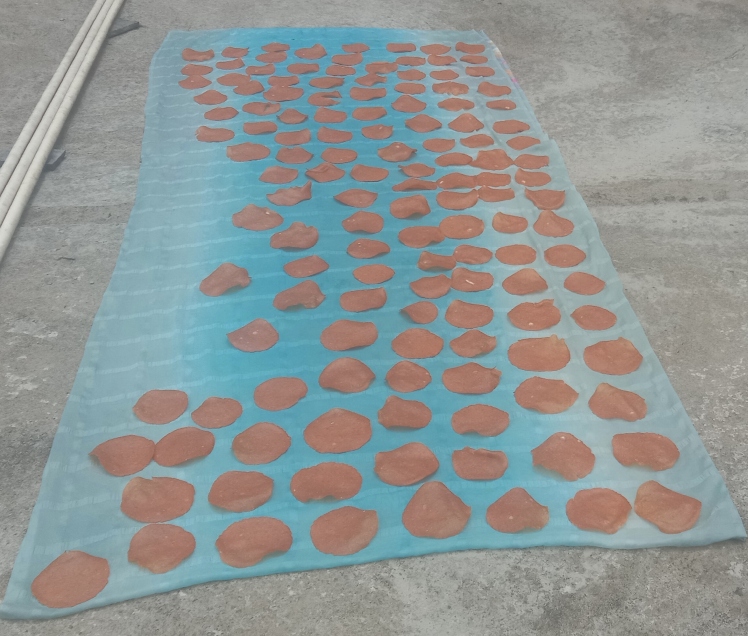
#> input picture pappad.jpg, 2244 x 1908 px (shown at 1/3 size)
$ jupyter execute --allow-errors 'count pappad.ipynb'
#> lines starting #> are read from the running program, lines starting #| are printed output that depends on the picture; after the words box and inside, x2 and y2 are one past the last pixel; in counts of white or black regions, pixels touching at a corner belong together
[cell 1]
#thresholding the images to separate backgroung and foreground
import cv2
import numpy as np
img=cv2.imread('pappad.jpg')
#> img is the input picture: shape (1908, 2244, 3); mean B, G, R 148.6, 150.2, 144.3
img=cv2.resize(img,(500,500))
#> img: shape (500, 500, 3)
gray=cv2.cvtColor(img,cv2.COLOR_BGR2GRAY)
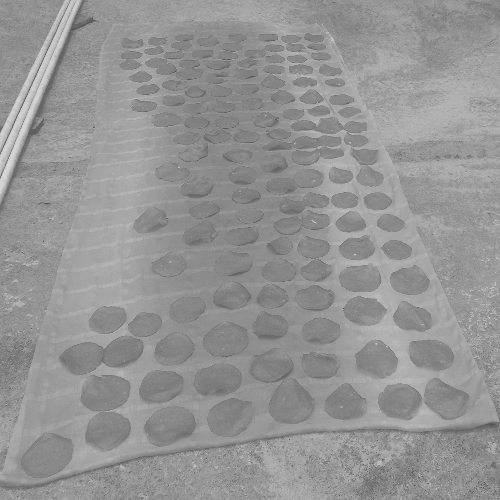
#> gray: shape (500, 500); min 77, max 218, mean 148.1
ret,thresh=cv2.threshold(gray,70,255,cv2.THRESH_BINARY)
#> thresh: shape (500, 500); every value is 255
equ=cv2.equalizeHist(gray)
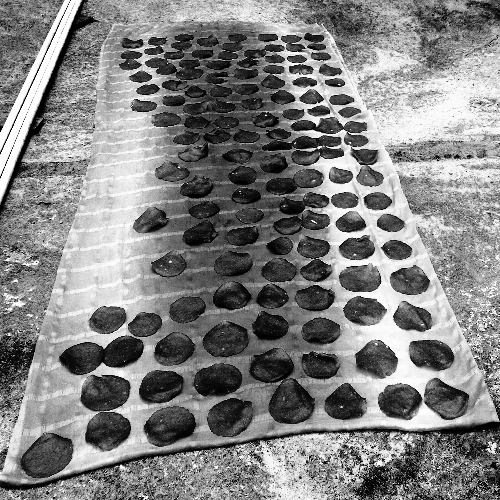
#> equ: shape (500, 500); min 0, max 255, mean 129.9

cv2.imshow('img',img)
cv2.imshow('wb',equ)
cv2.waitKey(0)
cv2.destroyAllWindows()

[cell 2]
import cv2
import numpy as np
kernel=np.ones((2,2),np.uint8)
img=cv2.imread('pappad.jpg')
img=cv2.resize(img,(500,500))
gray=cv2.cvtColor(img,cv2.COLOR_BGR2GRAY)
equ=cv2.equalizeHist(gray)
ret,thresh=cv2.threshold(equ,75,255,cv2.THRESH_BINARY)
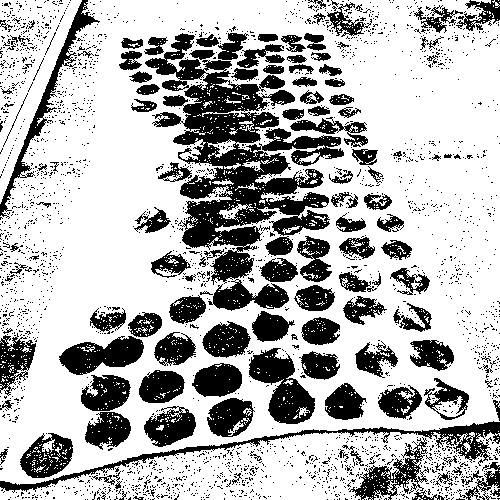
#> thresh: shape (500, 500); 70.5% white; 2651 black regions (2511 under 20 px), largest, box (x1, y1, x2, y2) and area: (145, 33, 344, 285) 17467, (0, 421, 500, 493) 3157, (249, 348, 315, 424) 2537
erosion=cv2.erode(thresh,kernel,iterations=1)
#> erosion: shape (500, 500); 58.5% white; 898 black regions (725 under 20 px), largest, box (x1, y1, x2, y2) and area: (144, 26, 345, 328) 30006, (0, 393, 500, 500) 11330, (0, 0, 102, 226) 3592

cv2.imshow('img',img)
cv2.imshow('wb',thresh)
cv2.waitKey(0)
cv2.destroyAllWindows()

[cell 3]
import cv2
import numpy as np


img=cv2.imread('pappad.jpg')
img=cv2.resize(img,(500,500))
gray=cv2.cvtColor(img,cv2.COLOR_BGR2GRAY)
equ=cv2.equalizeHist(gray)
ret,thresh=cv2.threshold(equ,75,255,cv2.THRESH_BINARY)

th2 = cv2.adaptiveThreshold(equ,255,cv2.ADAPTIVE_THRESH_MEAN_C,\
            cv2.THRESH_BINARY,11,2)
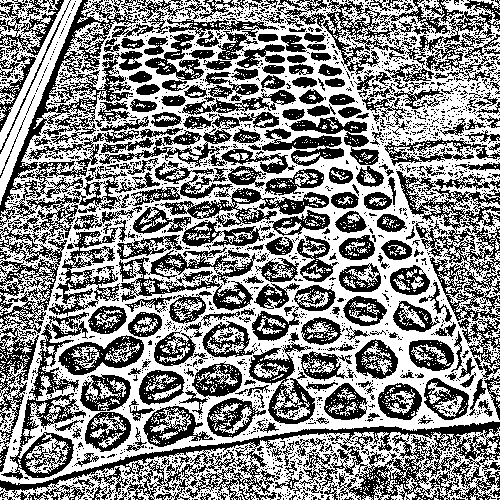
#> th2: shape (500, 500); 53.8% white; 2286 black regions (2007 under 20 px), largest, box (x1, y1, x2, y2) and area: (0, 421, 500, 500) 11549, (0, 0, 149, 228) 6839, (396, 171, 500, 379) 6003
th3 = cv2.adaptiveThreshold(equ,255,cv2.ADAPTIVE_THRESH_GAUSSIAN_C,\
            cv2.THRESH_BINARY,11,2)
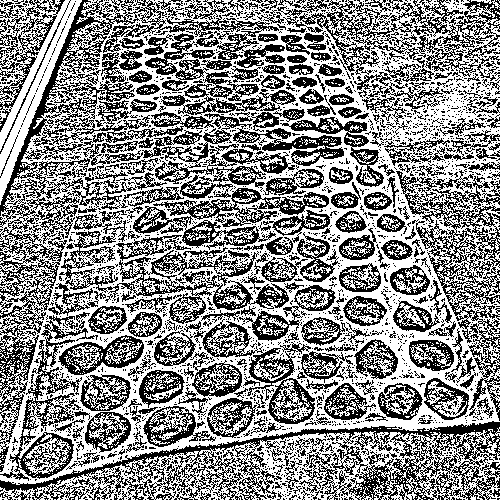
#> th3: shape (500, 500); 54.7% white; black in thin lines or dots

cv2.imshow('img',img)
cv2.imshow('wb',thresh)
cv2.imshow('aa',th2)
cv2.imshow('kk',th3)
cv2.waitKey(0)
cv2.destroyAllWindows()

[cell 4]
import cv2
import numpy as np

img=cv2.imread('pappad.jpg')
img=cv2.resize(img,(500,500))

gray=cv2.cvtColor(img,cv2.COLOR_BGR2GRAY)

equ=cv2.equalizeHist(gray)

kernel=np.ones((2,2),np.uint8)

ret1,th1 = cv2.threshold(equ,88,255,cv2.THRESH_BINARY_INV)
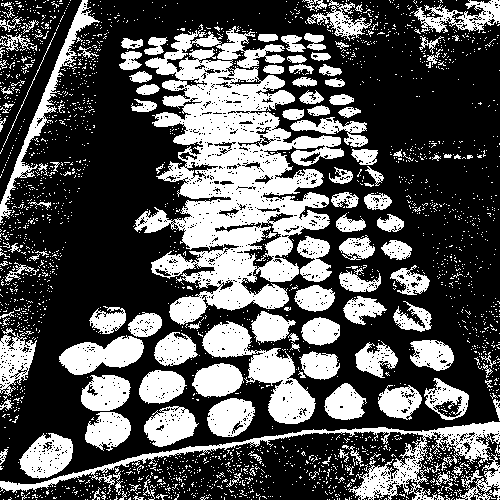
#> th1: shape (500, 500); 34.1% white; 2580 white regions (2443 under 20 px), largest, box (x1, y1, x2, y2) and area: (134, 24, 344, 325) 27875, (0, 421, 500, 500) 6409, (202, 321, 316, 424) 4047

erosion=cv2.erode(th1,kernel,iterations=1)
#> erosion: shape (500, 500); 23.3% white; 682 white regions (576 under 20 px), largest, box (x1, y1, x2, y2) and area: (155, 59, 341, 310) 16279, (249, 349, 315, 424) 2318, (0, 422, 500, 492) 1870

cv2.imshow('img',img)
cv2.imshow('wb',th1)
cv2.imshow('aa',erosion)

cv2.waitKey(0)
cv2.destroyAllWindows()

[cell 5]
#hsv values for extracting brown coloured objects
import cv2
import numpy as np

brown=np.uint8([[[0,118,208]]])
#> (the rest of this cell did not finish here and is left out)

[cell 6]
import cv2
import numpy as np
import imutils


img=cv2.imread('pappad.jpg') #reading image
img=cv2.resize(img,(500,500))
hsv=cv2.cvtColor(img,cv2.COLOR_BGR2HSV)
#> hsv: shape (500, 500, 3); mean H, S, V 51.6, 50.9, 163.5
lower=np.array([1,40,50])
upper=np.array([40,255,220])
mask=cv2.inRange(hsv,lower,upper)
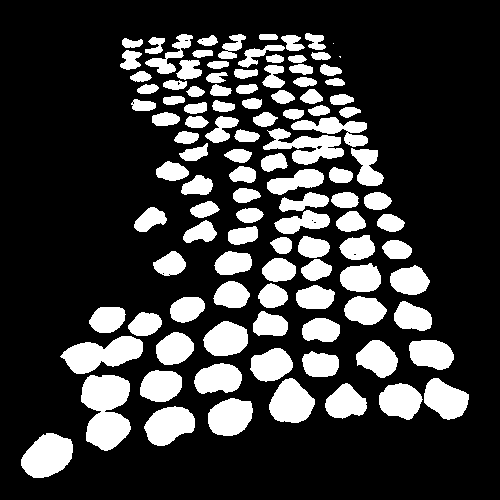
#> mask: shape (500, 500); 22.9% white; 108 white regions (2 under 20 px)
res=cv2.bitwise_or(img,img,mask=mask)#masking the brown coloured objects

gray=cv2.cvtColor(res,cv2.COLOR_BGR2GRAY)
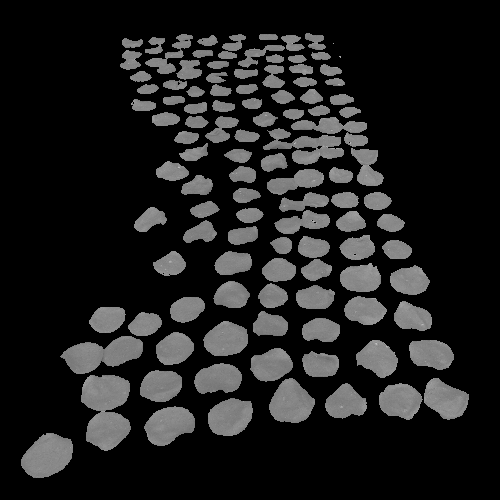
#> gray: shape (500, 500); min 0, max 193, mean 30.6
ret,thresh=cv2.threshold(gray,10,255,cv2.THRESH_BINARY)

cnts = cv2.findContours(thresh, cv2.RETR_EXTERNAL,cv2.CHAIN_APPROX_SIMPLE) #getting contours
#> cnts = 108 contours, 2 with area under 20; largest, box (x1, y1, x2, y2) and area: (81, 375, 131, 451) 2614, (60, 336, 143, 374) 1786, (21, 433, 73, 478) 1614, (269, 378, 315, 423) 1390, (144, 406, 195, 446) 1359

cnts = imutils.grab_contours(cnts)
count=0
for c in cnts:
    cv2.drawContours(img, [c], -1, (10, 200, 150), 3)

    count=count+1
#> this loop made 108 passes
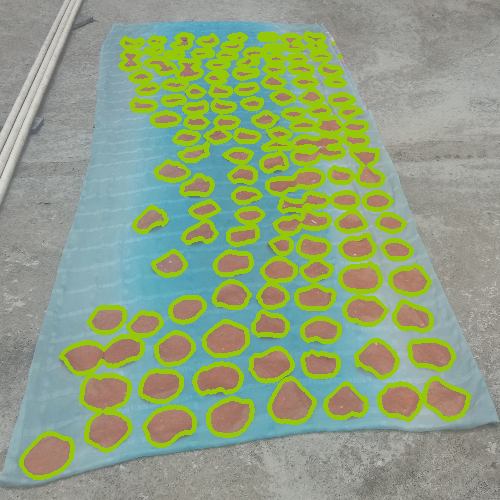
#> img: shape (500, 500, 3); mean B, G, R 128, 161.1, 144.6
#> after the loop, count = 108
text=str(count)
#> text = '108'
cv2.putText(img,text,(30,30),cv2.FONT_HERSHEY_SIMPLEX,1,(0,100,100),3)
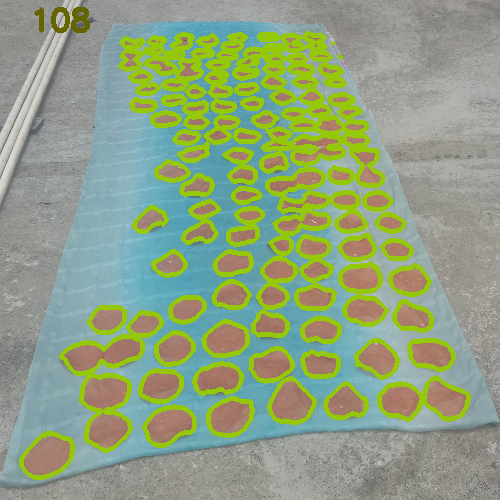
#> img: shape (500, 500, 3); 0.3% of pixels changed, all inside (x1, y1, x2, y2) = (34, 7, 90, 33)
cv2.imshow('img',img)
cv2.imshow('gray',thresh)
cv2.imshow('pappad',res)
cv2.waitKey(0)
cv2.destroyAllWindows()
